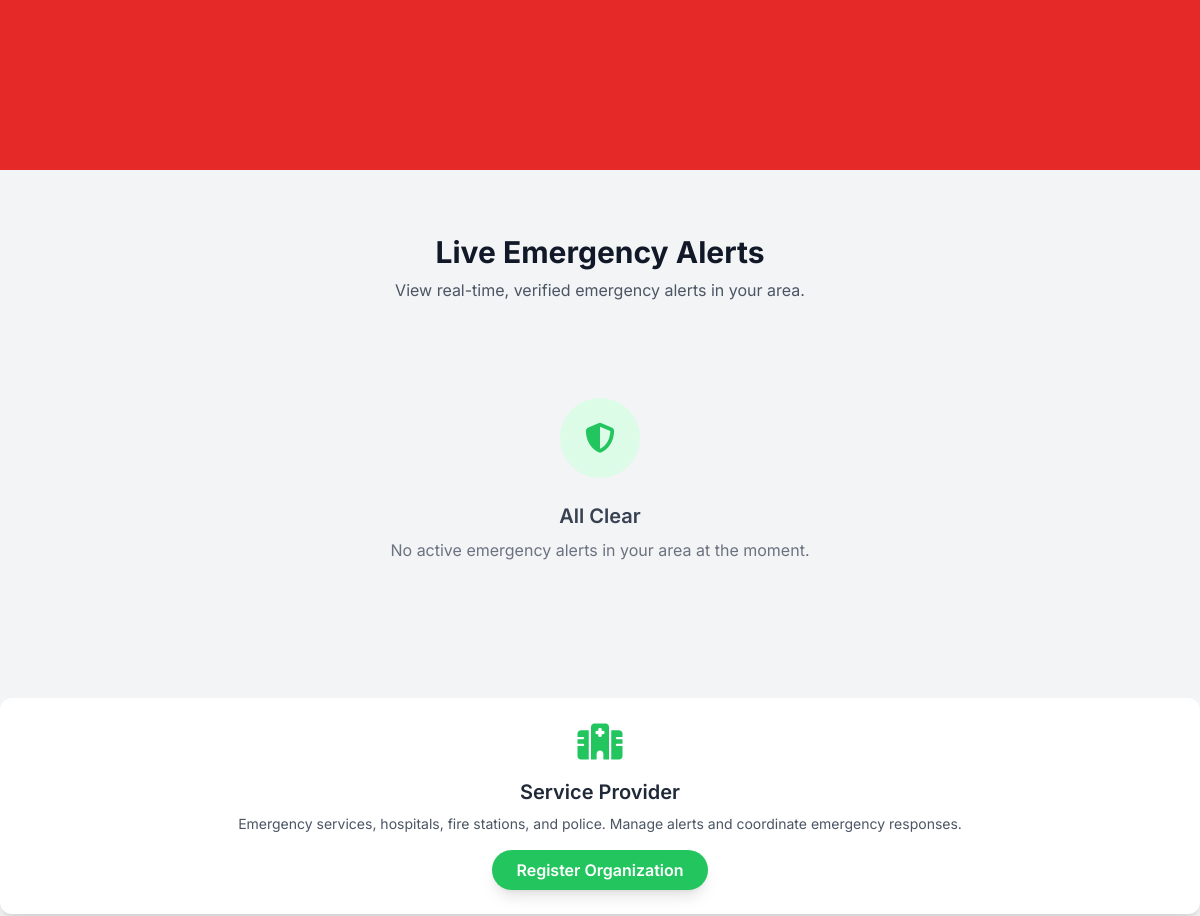
The app's page / (middle part), older data.
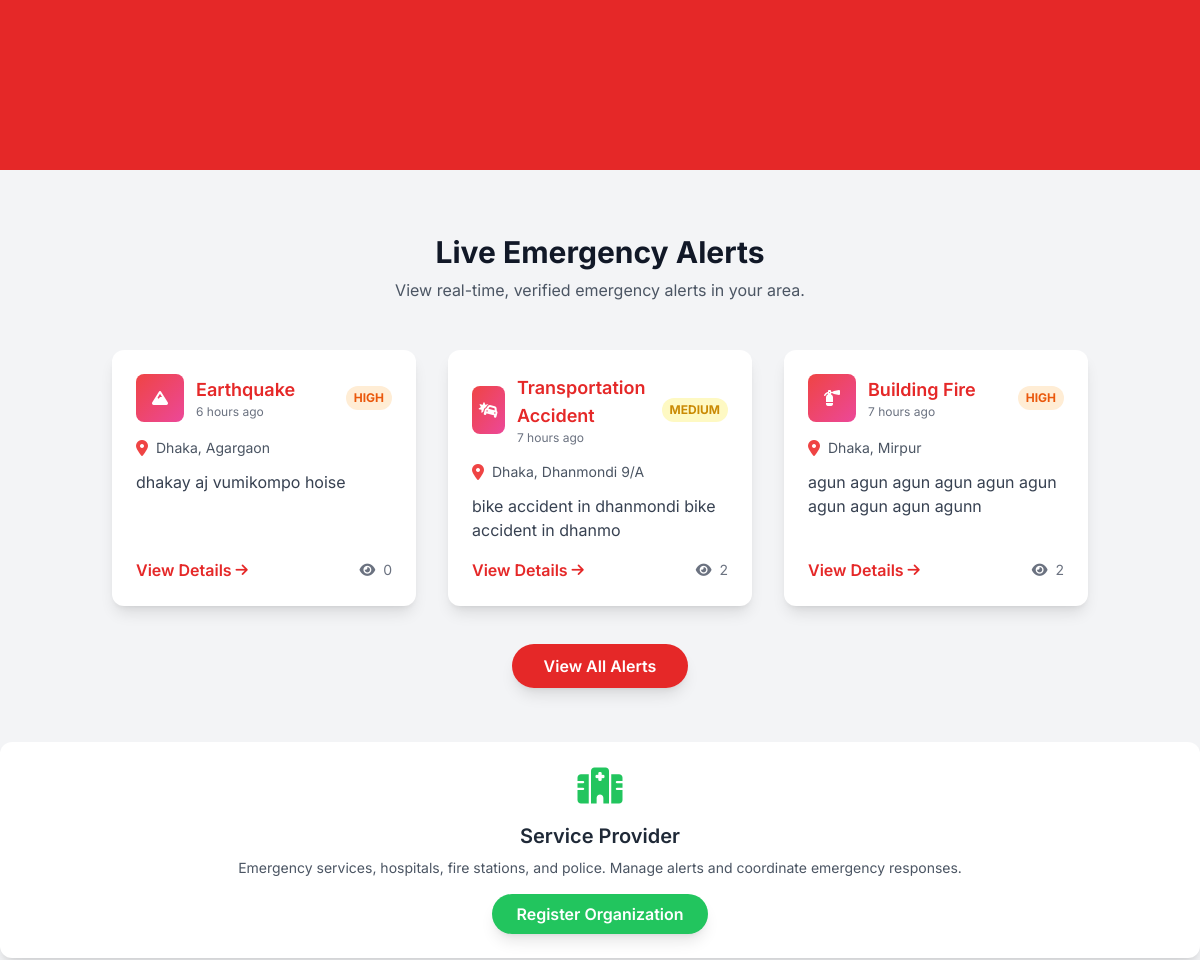
The same page, newer data.
### disasters/models.py (models this page shows, shortened)
class Disaster(models.Model):
    DISASTER_TYPE_CHOICES = [
        ('earthquake', 'Earthquake'),
        ('flood', 'Flood'),
        ('cyclone_storm', 'Cyclone/Storm'),
        ('wildfire', 'Fire (Wildfire)'),
        ('landslide', 'Landslide'),
        ('drought', 'Drought'),
        ('tsunami', 'Tsunami'),
        ('natural_other', 'Natural - Others'),
        ('building_fire', 'Building Fire'),
        ('industrial_accident', 'Industrial Accident'),
        ('chemical_spill', 'Chemical Spill'),
        ('transportation_accident', 'Transportation Accident'),
        ('bomb_threat', 'Bomb Threat/Explosion'),
        ('gas_leak', 'Gas Leak'),
        ('structural_collapse', 'Structural Collapse'),
        ('manmade_other', 'Man-Made - Others'),
    ]
    CATEGORY_CHOICES = [
        ('natural', 'Natural Disaster'),
        ('manmade', 'Man-Made Disaster'),
    ]
    SEVERITY_CHOICES = [
        ('critical', 'Critical'),
        ('high', 'High'),
        ('medium', 'Medium'),
        ('low', 'Low'),
    ]
    STATUS_CHOICES = [
        ('draft', 'Draft'),
        ('pending', 'Pending Review'),
        ('approved', 'Approved'),
        ('rejected', 'Rejected'),
        ('resolved', 'Resolved'),
        ('cancelled', 'Cancelled'),
    ]
    title = models.CharField(max_length=200)
    disaster_type = models.CharField(max_length=30, choices=DISASTER_TYPE_CHOICES)
    category = models.CharField(max_length=10, choices=CATEGORY_CHOICES)
    severity = models.CharField(max_length=10, choices=SEVERITY_CHOICES)
    description = models.TextField(help_text="Minimum 50 characters required")
    city = models.CharField(max_length=100)
    area_sector = models.CharField(max_length=100)
    specific_address = models.TextField(blank=True, help_text="Optional specific address")
    landmarks = models.CharField(max_length=200, blank=True, help_text="Nearby landmarks")
    incident_datetime = models.DateTimeField(help_text="When the disaster actually occurred")
    created_at = models.DateTimeField(auto_now_add=True)
    updated_at = models.DateTimeField(auto_now=True)
    reporter = models.ForeignKey(User, on_delete=models.CASCADE, related_name='reported_disasters')
    emergency_contact = models.CharField(max_length=15, blank=True, help_text="Emergency contact on scene")
    status = models.CharField(max_length=15, choices=STATUS_CHOICES, default='draft')
    approved_by = models.ForeignKey(User, on_delete=models.SET_NULL, null=True, blank=True,
                                    related_name='approved_disasters')
    approved_at = models.DateTimeField(null=True, blank=True)
    rejection_reason = models.TextField(blank=True)
    resolved_at = models.DateTimeField(null=True, blank=True)
    resolution_notes = models.TextField(blank=True)
    view_count = models.PositiveIntegerField(default=0)
    is_active = models.BooleanField(default=True)
    class Meta:
        ordering = ['-created_at']
        indexes = [
            models.Index(fields=['status', 'city', 'area_sector']),
            models.Index(fields=['disaster_type', 'severity']),
            models.Index(fields=['created_at']),
        ]
    def get_time_since_reported(self):
        now = timezone.now()
        diff = now - self.created_at
        if diff.days > 0:
            return f"{diff.days} day{'s' if diff.days != 1 else ''} ago"
        elif diff.seconds > 3600:
            hours = diff.seconds // 3600
            return f"{hours} hour{'s' if hours != 1 else ''} ago"
        elif diff.seconds > 60:
            minutes = diff.seconds // 60
            return f"{minutes} minute{'s' if minutes != 1 else ''} ago"
        else:
            return "Just now"
    def get_severity_color(self):
        colors = {
            'critical': 'text-red-600 bg-red-100',
            'high': 'text-orange-600 bg-orange-100',
            'medium': 'text-yellow-600 bg-yellow-100',
            'low': 'text-green-600 bg-green-100'
        }
        return colors.get(self.severity, 'text-gray-600 bg-gray-100')
    def get_disaster_icon(self):
        icons = {
            'earthquake': 'fas fa-mountain',
            'flood': 'fas fa-water',
            'cyclone_storm': 'fas fa-wind',
            'wildfire': 'fas fa-fire',
            'landslide': 'fas fa-mountain',
            'drought': 'fas fa-sun',
            'tsunami': 'fas fa-water',
            'building_fire': 'fas fa-fire-extinguisher',
            'industrial_accident': 'fas fa-industry',
            'chemical_spill': 'fas fa-vial',
            'transportation_accident': 'fas fa-car-crash',
            'bomb_threat': 'fas fa-bomb',
            'gas_leak': 'fas fa-gas-pump',
            'structural_collapse': 'fas fa-building',
        }
        return icons.get(self.disaster_type, 'fas fa-exclamation-triangle')

### eras/views.py (the view)
# urls.py: path('',views.homepage,name='homepage'),
def homepage(request):
    return render(request, 'homepage.html')

### disasters/templatetags/disasters_tags.py (called while the page is built)
@register.simple_tag
def get_recent_disasters(count=3):
    disasters = Disaster.objects.filter(
        status='approved'
    ).select_related('reporter').prefetch_related('images', 'responses').order_by('-created_at')[:count]
    return disasters

### templates/homepage.html (shortened to what the changed rows need)
{% load static %}
{% load disasters_tags %}
<!DOCTYPE html>
<html lang="en">
<head>
    <link rel="stylesheet" href="https://cdnjs.cloudflare.com/ajax/libs/font-awesome/6.4.0/css/all.min.css">
    <script src="https://cdn.tailwindcss.com"></script>
   <link rel="stylesheet" href="{% static 'css/style.css' %}">
</head>
<body class="bg-gray-100 text-gray-800">
    <main>
       <section class="container mx-auto px-6 py-16">
    <div class="text-center mb-12">
        <h2 class="text-3xl font-bold text-gray-900">Live Emergency Alerts</h2>
    </div>
    {% load disasters_tags %}
    {% get_recent_disasters as recent_disasters %}
    {% if recent_disasters %}
        <div class="grid grid-cols-1 md:grid-cols-2 lg:grid-cols-3 gap-8">
            {% for disaster in recent_disasters %}
                <div class="bg-white rounded-xl shadow-lg p-6 flex flex-col hover:shadow-2xl transition-shadow duration-300">
                    <div class="flex items-center justify-between mb-4">
                        <div class="flex items-center space-x-3">
                            <div class="w-12 h-12 bg-gradient-to-br from-red-500 to-pink-500 rounded-lg flex items-center justify-center text-white">
                                <i class="{{ disaster.get_disaster_icon }}"></i>
                            </div>
                            <div>
                                <span class="text-lg font-semibold text-custom-red">{{ disaster.get_disaster_type_display }}</span>
                                <div class="text-xs text-gray-500">{{ disaster.get_time_since_reported }}</div>
                            </div>
                        </div>
                        <span class="px-2 py-1 text-xs font-bold rounded-full {{ disaster.get_severity_color }}">
                            {{ disaster.get_severity_display|upper }}
                        </span>
                    </div>
                    <div class="flex items-center text-gray-600 mb-3">
                        <i class="fas fa-map-marker-alt mr-2 text-red-500"></i>
                        <span class="text-sm">{{ disaster.city }}, {{ disaster.area_sector }}</span>
                    </div>
                    <p class="text-gray-700 flex-grow mb-4">{{ disaster.description|truncatechars:100 }}</p>
                    <div class="flex items-center justify-between">
                        <a href="{% url 'disasters:disaster_detail' disaster.id %}"
                           class="text-custom-red font-semibold hover:underline flex items-center">
                            View Details <i class="fas fa-arrow-right ml-1 text-sm"></i>
                        </a>
                        <div class="flex items-center space-x-2 text-gray-500 text-sm">
                            <i class="fas fa-eye"></i>
                            <span>{{ disaster.view_count }}</span>
                        </div>
                    </div>
                </div>
            {% endfor %}
        </div>
        <div class="text-center mt-12">
            <a href="{% url 'disasters:disaster_list' %}"
               class="bg-custom-red text-white py-3 px-8 rounded-full shadow-lg hover:bg-red-700 transition duration-300 font-semibold">
                View All Alerts
            </a>
        </div>
    {% else %}
        <div class="text-center py-12">
            <div class="w-20 h-20 mx-auto mb-6 bg-green-100 rounded-full flex items-center justify-center">
                <i class="fas fa-shield-alt text-3xl text-green-500"></i>
            </div>
            <h3 class="text-xl font-semibold text-gray-700 mb-2">All Clear</h3>
            <p class="text-gray-500 mb-6">No active emergency alerts in your area at the moment.</p>
        </div>
    {% endif %}
</section>
    </main>
</body>
</html>

Row changes from the older to the newer data that the page shows:
added Disaster: disaster_type "Earthquake", get_time_since_reported "6 hours ago", severity "HIGH", city "Dhaka", area_sector "Agargaon", description "dhakay aj vumikompo hoise", view_count "0"
added Disaster: disaster_type "Transportation Accident", get_time_since_reported "7 hours ago", severity "MEDIUM", city "Dhaka", area_sector "Dhanmondi 9/A", description "bike accident in dhanmondi bike accident in dhanmo", view_count "2"
added Disaster: disaster_type "Building Fire", get_time_since_reported "7 hours ago", severity "HIGH", city "Dhaka", area_sector "Mirpur", description "agun agun agun agun agun agun agun agun agun agunn", view_count "2"
Text that changed along with them:
text no longer shown: "All Clear No active emergency alerts in your area at the moment."
text now shown: "View All Alerts"
